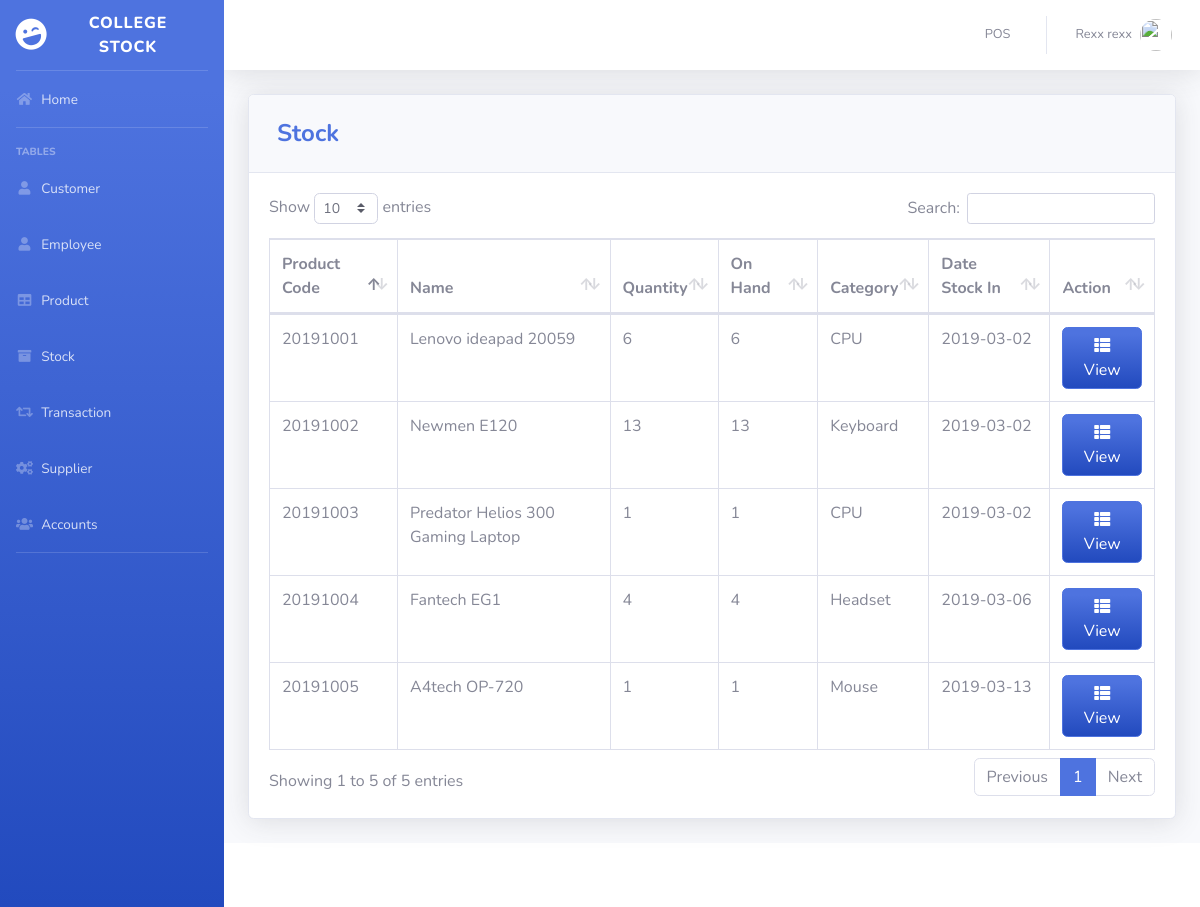
Page /pages/inventory.php (signed in) on the committed database.
### tables this page shows
CREATE TABLE `product` (
  `PRODUCT_ID` int(11) NOT NULL,
  `PRODUCT_CODE` varchar(20) NOT NULL,
  `NAME` varchar(50) DEFAULT NULL,
  `DESCRIPTION` varchar(250) NOT NULL,
  `QTY_STOCK` int(50) DEFAULT NULL,
  `ON_HAND` int(250) NOT NULL,
  `PRICE` int(50) DEFAULT NULL,
  `CATEGORY_ID` int(11) DEFAULT NULL,
  `SUPPLIER_ID` int(11) DEFAULT NULL,
  `DATE_STOCK_IN` varchar(50) NOT NULL
);

CREATE TABLE `category` (
  `CATEGORY_ID` int(11) NOT NULL,
  `CNAME` varchar(50) DEFAULT NULL
);

### pages/inventory.php (the view, shortened to what this page needs)
<?php
include'../includes/connection.php';
include'../includes/sidebar.php';
?>
            <div class="card shadow mb-4">
            <div class="card-header py-3">
              <h4 class="m-2 font-weight-bold text-primary">Stock</h4>
            </div>
            <div class="card-body">
              <div class="table-responsive">
                <table class="table table-bordered" id="dataTable" width="100%" cellspacing="0">
               <thead>
                   <tr>
                     <th>Product Code</th>
                     <th>Name</th>
                     <th>Quantity</th>
                     <th>On Hand</th>
                     <th>Category</th>
                     <th>Date Stock In</th>
                     <th>Action</th>
                   </tr>
               </thead>
          <tbody>
<?php
    $query = 'SELECT PRODUCT_ID, PRODUCT_CODE, NAME, COUNT(`QTY_STOCK`) AS "QTY_STOCK", COUNT(`ON_HAND`) AS "ON_HAND", CNAME, DATE_STOCK_IN FROM product p join category c on p.CATEGORY_ID=c.CATEGORY_ID GROUP BY PRODUCT_CODE';
        $result = mysqli_query($db, $query) or die (mysqli_error($db));
            while ($row = mysqli_fetch_assoc($result)) {
                echo '<tr>';
                echo '<td>'. $row['PRODUCT_CODE'].'</td>';
                echo '<td>'. $row['NAME'].'</td>';
                echo '<td>'. $row['QTY_STOCK'].'</td>';
                echo '<td>'. $row['ON_HAND'].'</td>';
                echo '<td>'. $row['CNAME'].'</td>';
                echo '<td>'. $row['DATE_STOCK_IN'].'</td>';
                      echo '<td align="right">
                              <a type="button" class="btn btn-primary bg-gradient-primary" href="inv_searchfrm.php?action=edit & id='.$row['PRODUCT_CODE'] . '"><i class="fas fa-fw fa-th-list"></i> View</a>
                          </div> </td>';
                        }
?>
                        </div>
                    </div>
<?php
include'../includes/footer.php';
?>

### includes/sidebar.php (shortened to what this page needs)
<!DOCTYPE html>
<html lang="en">
<head>
  <link href="../vendor/fontawesome-free/css/all.min.css" rel="stylesheet" type="text/css">
  <link href="../css/sb-admin-2.min.css" rel="stylesheet">
  <link href="../vendor/datatables/dataTables.bootstrap4.min.css" rel="stylesheet">
</head>
<body id="page-top">
  <div id="wrapper">
    <ul class="navbar-nav bg-gradient-primary sidebar sidebar-dark accordion" id="accordionSidebar">
      <a class="sidebar-brand d-flex align-items-center justify-content-center" href="index.php">
        <div class="sidebar-brand-icon rotate-n-15">
          <i class="fas fa-laugh-wink"></i>
        </div>
        <div class="sidebar-brand-text mx-3">College Stock</div>
      </a>
      <hr class="sidebar-divider my-0">
      <li class="nav-item">
        <a class="nav-link" href="index.php">
          <i class="fas fa-fw fa-home"></i>
          <span>Home</span></a>
      </li>
      <hr class="sidebar-divider">
      <div class="sidebar-heading">
        Tables
      </div>
      <li class="nav-item">
        <a class="nav-link" href="customer.php">
          <i class="fas fa-fw fa-user"></i>
          <span>Customer</span></a>
      </li>
      <li class="nav-item">
        <a class="nav-link" href="employee.php">
          <i class="fas fa-fw fa-user"></i>
          <span>Employee</span></a>
      </li>
      <li class="nav-item">
        <a class="nav-link" href="product.php">
          <i class="fas fa-fw fa-table"></i>
          <span>Product</span></a>
      </li>
      <li class="nav-item">
        <a class="nav-link" href="inventory.php">
          <i class="fas fa-fw fa-archive"></i>
          <span>Stock</span></a>
      </li>
      <li class="nav-item">
        <a class="nav-link" href="transaction.php">
          <i class="fas fa-fw fa-retweet"></i>
          <span>Transaction</span></a>
      </li>
      <li class="nav-item">
        <a class="nav-link" href="supplier.php">
          <i class="fas fa-fw fa-cogs"></i>
          <span>Supplier</span></a>
      </li>
      <li class="nav-item">
        <a class="nav-link" href="user.php">
          <i class="fas fa-fw fa-users"></i>
          <span>Accounts</span></a>
      </li>
      <hr class="sidebar-divider d-none d-md-block">
    </ul>
    <?php include_once 'topbar.php'; ?>

### includes/topbar.php (shortened to what this page needs)
<div id="content-wrapper" class="d-flex flex-column">
  <div id="content">
    <nav class="navbar navbar-expand navbar-light bg-white topbar mb-4 static-top shadow">
      <ul class="navbar-nav ml-auto">
        <li class="nav-item dropdown no-arrow">
          <a class="nav-link" href="pos.php" role="button">
            <span class="mr-2 d-none d-lg-inline text-gray-600 small">POS</span>
          </a>
        </li>
        <li class="nav-item dropdown no-arrow">
          <a class="nav-link dropdown-toggle" href="#" id="userDropdown" role="button" data-toggle="dropdown" aria-haspopup="true" aria-expanded="false">
            <span class="mr-2 d-none d-lg-inline text-gray-600 small"><?php echo  $_SESSION['FIRST_NAME']. ' '.$_SESSION['LAST_NAME'] ;?></span>
            <img class="img-profile rounded-circle"
            <?php
              if($_SESSION['GENDER']=='Male')
  {
                echo 'src="https://encrypted-tbn0.gstatic.com/images?q=tbn:ANd9GcTS0rikanm-OEchWDtCAWQ_s1hQq1nOlQUeJr242AdtgqcdEgm0Dg"';
              }
  else
  {
                echo 'src="https://encrypted-tbn0.gstatic.com/images?q=tbn:ANd9GcSNngF0RFPjyGl4ybo78-XYxxeap88Nvsyj1_txm6L4eheH8ZBu"';
              }
            ?>>
          </a>
        </li>
      </ul>
    </nav>
    <div class="container-fluid">

### includes/footer.php (shortened to what this page needs)
      <footer class="sticky-footer bg-white">
      </footer>
</body>
</html>

### rows in the picture
product: PRODUCT_CODE "20191001", NAME "Lenovo ideapad 20059", QTY_STOCK "6", ON_HAND "6", CATEGORY_ID.CNAME "CPU", DATE_STOCK_IN "2019-03-02"
product: PRODUCT_CODE "20191002", NAME "Newmen E120", QTY_STOCK "13", ON_HAND "13", CATEGORY_ID.CNAME "Keyboard", DATE_STOCK_IN "2019-03-02"
product: PRODUCT_CODE "20191003", NAME "Predator Helios 300 Gaming Laptop", QTY_STOCK "1", ON_HAND "1", CATEGORY_ID.CNAME "CPU", DATE_STOCK_IN "2019-03-02"
product: PRODUCT_CODE "20191004", NAME "Fantech EG1", QTY_STOCK "4", ON_HAND "4", CATEGORY_ID.CNAME "Headset", DATE_STOCK_IN "2019-03-06"
product: PRODUCT_CODE "20191005", NAME "A4tech OP-720", QTY_STOCK "1", ON_HAND "1", CATEGORY_ID.CNAME "Mouse", DATE_STOCK_IN "2019-03-13"

### other values in the picture
$_SESSION['FIRST_NAME'] "Rexx"
$_SESSION['LAST_NAME'] "rexx"
